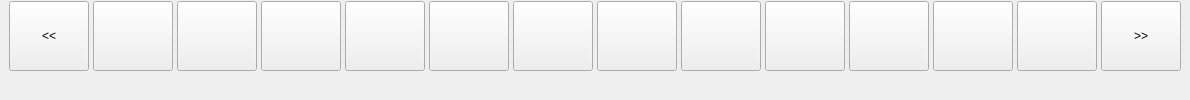
  <widget class="QWidget" name="widget_chinese_" native="true">
   <property name="geometry">
    <rect>
     <x>0</x>
     <y>2</y>
     <width>1190</width>
     <height>100</height>
    </rect>
   </property>
   <layout class="QVBoxLayout" name="verticalLayout_2">
    <property name="spacing">
     <number>0</number>
    </property>
    <property name="leftMargin">
     <number>0</number>
    </property>
    <property name="topMargin">
     <number>0</number>
    </property>
    <property name="rightMargin">
     <number>0</number>
    </property>
    <property name="bottomMargin">
     <number>0</number>
    </property>
    <item>
     <layout class="QHBoxLayout" name="horizontalLayout_6">
      <property name="spacing">
       <number>4</number>
      </property>
      <property name="leftMargin">
       <number>0</number>
      </property>
      <property name="topMargin">
       <number>0</number>
      </property>
      <item>
       <spacer name="horizontalSpacer_12">
        <property name="orientation">
         <enum>Qt::Horizontal</enum>
        </property>
        <property name="sizeHint" stdset="0">
         <size>
          <width>40</width>
          <height>20</height>
         </size>
        </property>
       </spacer>
      </item>
      <item>
       <widget class="QPushButton" name="btn_last_">
        <property name="minimumSize">
         <size>
          <width>80</width>
          <height>70</height>
         </size>
        </property>
        <property name="maximumSize">
         <size>
          <width>80</width>
          <height>70</height>
         </size>
        </property>
        <property name="focusPolicy">
         <enum>Qt::NoFocus</enum>
        </property>
        <property name="text">
         <string>&lt;&lt;</string>
        </property>
       </widget>
      </item>
      <item>
       <widget class="QPushButton" name="word_0_">
        <property name="minimumSize">
         <size>
          <width>80</width>
          <height>70</height>
         </size>
        </property>
        <property name="maximumSize">
         <size>
          <width>80</width>
          <height>70</height>
         </size>
        </property>
        <property name="focusPolicy">
         <enum>Qt::NoFocus</enum>
        </property>
        <property name="text">
         <string/>
        </property>
       </widget>
      </item>
      <item>
       <widget class="QPushButton" name="word_1_">
        <property name="minimumSize">
         <size>
          <width>80</width>
          <height>70</height>
         </size>
        </property>
        <property name="maximumSize">
         <size>
          <width>80</width>
          <height>70</height>
         </size>
        </property>
        <property name="focusPolicy">
         <enum>Qt::NoFocus</enum>
        </property>
        <property name="text">
         <string/>
        </property>
       </widget>
      </item>
      <item>
       <widget class="QPushButton" name="word_2_">
        <property name="minimumSize">
         <size>
          <width>80</width>
          <height>70</height>
         </size>
        </property>
        <property name="maximumSize">
         <size>
          <width>80</width>
          <height>70</height>
         </size>
        </property>
        <property name="focusPolicy">
         <enum>Qt::NoFocus</enum>
        </property>
        <property name="text">
         <string/>
        </property>
       </widget>
      </item>
      <item>
       <widget class="QPushButton" name="word_3_">
        <property name="minimumSize">
         <size>
          <width>80</width>
          <height>70</height>
         </size>
        </property>
        <property name="maximumSize">
         <size>
          <width>80</width>
          <height>70</height>
         </size>
        </property>
        <property name="focusPolicy">
         <enum>Qt::NoFocus</enum>
        </property>
        <property name="text">
         <string/>
        </property>
       </widget>
      </item>
      <item>
       <widget class="QPushButton" name="word_4_">
        <property name="minimumSize">
         <size>
          <width>80</width>
          <height>70</height>
         </size>
        </property>
        <property name="maximumSize">
         <size>
          <width>80</width>
          <height>70</height>
         </size>
        </property>
        <property name="focusPolicy">
         <enum>Qt::NoFocus</enum>
        </property>
        <property name="text">
         <string/>
        </property>
       </widget>
      </item>
      <item>
       <widget class="QPushButton" name="word_5_">
        <property name="minimumSize">
         <size>
          <width>80</width>
          <height>70</height>
         </size>
        </property>
        <property name="maximumSize">
         <size>
          <width>80</width>
          <height>70</height>
         </size>
        </property>
        <property name="focusPolicy">
         <enum>Qt::NoFocus</enum>
        </property>
        <property name="text">
         <string/>
        </property>
       </widget>
      </item>
      <item>
       <widget class="QPushButton" name="word_6_">
        <property name="minimumSize">
         <size>
          <width>80</width>
          <height>70</height>
         </size>
        </property>
        <property name="maximumSize">
         <size>
          <width>80</width>
          <height>70</height>
         </size>
        </property>
        <property name="focusPolicy">
         <enum>Qt::NoFocus</enum>
        </property>
        <property name="text">
         <string/>
        </property>
       </widget>
      </item>
      <item>
       <widget class="QPushButton" name="word_7_">
        <property name="minimumSize">
         <size>
          <width>80</width>
          <height>70</height>
         </size>
        </property>
        <property name="maximumSize">
         <size>
          <width>80</width>
          <height>70</height>
         </size>
        </property>
        <property name="focusPolicy">
         <enum>Qt::NoFocus</enum>
        </property>
        <property name="text">
         <string/>
        </property>
       </widget>
      </item>
      <item>
       <widget class="QPushButton" name="word_8_">
        <property name="minimumSize">
         <size>
          <width>80</width>
          <height>70</height>
         </size>
        </property>
        <property name="maximumSize">
         <size>
          <width>80</width>
          <height>70</height>
         </size>
        </property>
        <property name="focusPolicy">
         <enum>Qt::NoFocus</enum>
        </property>
        <property name="text">
         <string/>
        </property>
       </widget>
      </item>
      <item>
       <widget class="QPushButton" name="word_9_">
        <property name="minimumSize">
         <size>
          <width>80</width>
          <height>70</height>
         </size>
        </property>
        <property name="maximumSize">
         <size>
          <width>80</width>
          <height>70</height>
         </size>
        </property>
        <property name="focusPolicy">
         <enum>Qt::NoFocus</enum>
        </property>
        <property name="text">
         <string/>
        </property>
       </widget>
      </item>
      <item>
       <widget class="QPushButton" name="word_10_">
        <property name="minimumSize">
         <size>
          <width>80</width>
          <height>70</height>
         </size>
        </property>
        <property name="maximumSize">
         <size>
          <width>80</width>
          <height>70</height>
         </size>
        </property>
        <property name="focusPolicy">
         <enum>Qt::NoFocus</enum>
        </property>
        <property name="text">
         <string/>
        </property>
       </widget>
      </item>
      <item>
       <widget class="QPushButton" name="word_11_">
        <property name="minimumSize">
         <size>
          <width>80</width>
          <height>70</height>
         </size>
        </property>
        <property name="maximumSize">
         <size>
          <width>80</width>
          <height>70</height>
         </size>
        </property>
        <property name="focusPolicy">
         <enum>Qt::NoFocus</enum>
        </property>
        <property name="text">
         <string/>
        </property>
       </widget>
      </item>
      <item>
       <widget class="QPushButton" name="btn_next_">
        <property name="minimumSize">
         <size>
          <width>80</width>
          <height>70</height>
         </size>
        </property>
        <property name="maximumSize">
         <size>
          <width>80</width>
          <height>70</height>
         </size>
        </property>
        <property name="focusPolicy">
         <enum>Qt::NoFocus</enum>
        </property>
        <property name="text">
         <string>&gt;&gt;</string>
        </property>
       </widget>
      </item>
      <item>
       <spacer name="horizontalSpacer_11">
        <property name="orientation">
         <enum>Qt::Horizontal</enum>
        </property>
        <property name="sizeHint" stdset="0">
         <size>
          <width>40</width>
          <height>20</height>
         </size>
        </property>
       </spacer>
      </item>
     </layout>
    </item>
    <item>
     <widget class="QLabel" name="lab_pinying_">
      <property name="minimumSize">
       <size>
        <width>0</width>
        <height>25</height>
       </size>
      </property>
      <property name="maximumSize">
       <size>
        <width>16777215</width>
        <height>25</height>
       </size>
      </property>
      <property name="text">
       <string/>
      </property>
      <property name="alignment">
       <set>Qt::AlignCenter</set>
      </property>
     </widget>
    </item>
   </layout>
  </widget>
